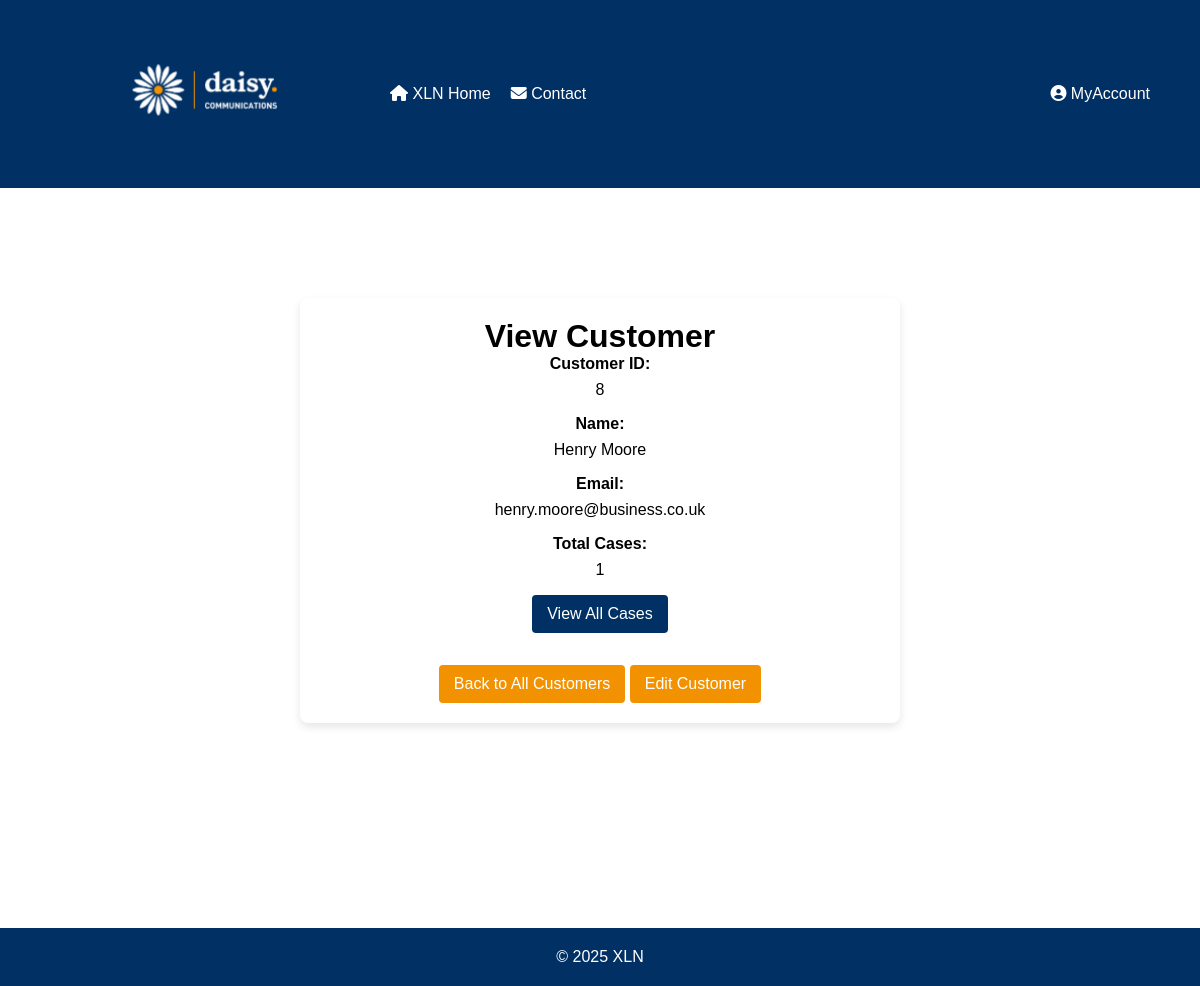
/php/ViewCustomer.php?cid=8, run on the app's committed database.
### tables this page shows
CREATE TABLE "customers" (
	"customerID"	INTEGER,
	"name"	TEXT NOT NULL,
	"email"	TEXT NOT NULL CHECK("email" LIKE '%_@_%._%'),
	PRIMARY KEY("customerID" AUTOINCREMENT)
);

### php/ViewCustomer.php (the view, shortened to what this page needs)
<?php
$customerID = isset($_GET['cid']) ? $_GET['cid'] : null;
$customerData = null;
$db = new SQLite3('../data/XLN_new_DBA.db');
if ($customerID) {
    $stmt = $db->prepare("SELECT c.*,
                    COUNT(cs.caseID) AS total_cases
                FROM customers c
                LEFT JOIN cases cs ON c.customerID = cs.customerID
                WHERE c.customerID = :customerID
                GROUP BY c.customerID, c.name, c.email");
    $stmt->bindValue(':customerID', $customerID, SQLITE3_INTEGER);
    $result = $stmt->execute();
    $customerData = $result->fetchArray(SQLITE3_ASSOC);
}
?>
<!DOCTYPE html>
<html lang="en">
<head>
    <link rel="stylesheet" href="../css/EditCase.css">
    <link
    rel="stylesheet"
    href="https://cdnjs.cloudflare.com/ajax/libs/font-awesome/6.2.1/css/all.min.css"
  />
</head>
<body>
<header>
        <a href="Homepage.php"><img class="logo" src="../xlnLogo.png" alt="XLN Logo"></a>
        <nav>
            <ul class="left-menu">
                <li><a href="Homepage.php"><i class="fa-solid fa-house"></i> XLN Home</a></li>
                <li><a href="../html/Contact.html"><i class="fa-solid fa-envelope"></i> Contact</a></li>
            </ul>
            <ul class="right-menu">
                <li class="dropdown">
                    <a href="javascript:void(0)" class="dropbtn"><i class="fa-solid fa-circle-user"></i> MyAccount</a>
                </li>
            </ul>
        </nav>
    </header>
    <main>
        <div class="container">
            <h1>View Customer</h1>
            <?php if ($customerData): ?>
                <div id="viewCustomerForm">
                    <div class="form-group">
                        <label>Customer ID:</label>
                        <p><?php echo $customerData['customerID']; ?></p>
                    </div>
                    <div class="form-group">
                        <label>Name:</label>
                        <p><?php echo $customerData['name']; ?></p>
                    </div>
                    <div class="form-group">
                        <label>Email:</label>
                        <p><?php echo $customerData['email']; ?></p>
                    </div>
                    <div class="form-group">
                        <label>Total Cases:</label>
                        <p><?php echo $customerData['total_cases']; ?></p>
                        <a href="ViewCustomerCases.php?cid=<?php echo $customerData['customerID']; ?>" class="button2">View All Cases</a>
                    </div>
                    <div class="actions">
                        <a href="CustomerManagement.php" class="button">Back to All Customers</a>
                        <a href="EditCustomer.php?cid=<?php echo $customerData['customerID']; ?>" class="button">Edit Customer</a>
                    </div>
                </div>
            <?php else: ?>
                <p>No customer found or invalid customer ID.</p>
                <a href="CustomerManagement.php">Back to All Customers</a>
            <?php endif; ?>
        </div>
    </main>
    <footer>
        <p>&copy; <span id="year"></span> XLN</p>
    </footer>
</body>
</html>

### css/EditCase.css (style rules this page uses)
* { margin: 0; padding: 0; box-sizing: border-box; font-family: Arial, Helvetica, sans-serif; }
header { background-color: #003064; color: #ffffff; display: flex; align-items: center; padding: 50px; }
img.logo { width: 300px; margin-right: 20px; }
nav { display: flex; justify-content: space-between; width: 100%; }
nav ul.left-menu { flex-grow: 1; }
nav ul.right-menu { justify-content: flex-end; }
.dropdown { position: relative; display: inline-block; }
nav ul { list-style: none; display: flex; align-items: center; margin: 0; padding: 0; }
nav ul li { margin-left: 20px; }
nav ul li a { color: #ffffff; text-decoration: none; }
main { background-color: #ffffff; padding: 80px; margin-top: 20px; margin-bottom: 100px; min-height: calc(100vh - 180px); display: flex; justify-content: center; align-items: center; flex-direction: column; }
.container { background-color: #ffffff; padding: 20px; border-radius: 8px; box-shadow: 0 4px 8px rgba(0, 0, 0, 0.1); width: 100%; max-width: 600px; text-align: center; margin-top: 10px; margin-bottom: auto; }
footer { background-color: #003064; color: white; text-align: center; position: relative; padding: 20px; bottom: 0; left: 0; right: 0; width: 100%; }
.form-group { margin-bottom: 1rem; }
.form-group label { font-weight: bold; display: block; margin-bottom: 0.5rem; }
.button { display: inline-block; background-color: #f39200; color: white; padding: 10px 15px; text-align: center; text-decoration: none; border-radius: 4px; margin-top: 1rem; }
.button2 { display: inline-block; background-color: #003064; color: white; padding: 10px 15px; text-align: center; text-decoration: none; border-radius: 4px; margin-top: 1rem; }

### data on the page
customers: customerID "8", name "Henry Moore", email "henry.moore@business.co.uk"

### other printed values
$customerData['total_cases'] "1"
